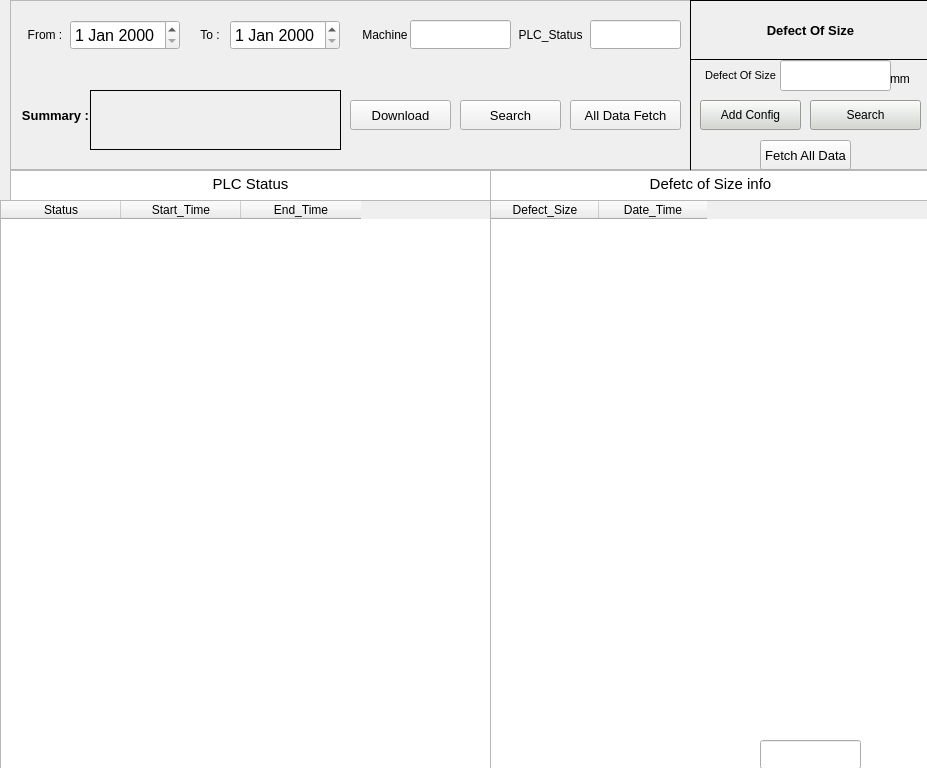
<?xml version="1.0" encoding="UTF-8"?>
<ui version="4.0">
 <class>MainWindow</class>
 <widget class="QMainWindow" name="MainWindow">
  <property name="geometry">
   <rect>
    <x>0</x>
    <y>0</y>
    <width>927</width>
    <height>768</height>
   </rect>
  </property>
  <property name="windowTitle">
   <string>MainWindow</string>
  </property>
  <widget class="QWidget" name="centralwidget">
   <widget class="QFrame" name="entry_frame">
    <property name="geometry">
     <rect>
      <x>10</x>
      <y>0</y>
      <width>1201</width>
      <height>170</height>
     </rect>
    </property>
    <property name="autoFillBackground">
     <bool>true</bool>
    </property>
    <property name="styleSheet">
     <string notr="true"/>
    </property>
    <property name="frameShape">
     <enum>QFrame::StyledPanel</enum>
    </property>
    <property name="frameShadow">
     <enum>QFrame::Raised</enum>
    </property>
    <widget class="QDateEdit" name="from_date">
     <property name="geometry">
      <rect>
       <x>60</x>
       <y>20</y>
       <width>110</width>
       <height>30</height>
      </rect>
     </property>
     <property name="font">
      <font>
       <pointsize>12</pointsize>
      </font>
     </property>
    </widget>
    <widget class="QLabel" name="to_label">
     <property name="geometry">
      <rect>
       <x>170</x>
       <y>20</y>
       <width>60</width>
       <height>30</height>
      </rect>
     </property>
     <property name="font">
      <font>
       <pointsize>9</pointsize>
      </font>
     </property>
     <property name="text">
      <string>To :</string>
     </property>
     <property name="alignment">
      <set>Qt::AlignCenter</set>
     </property>
    </widget>
    <widget class="QLabel" name="from_label">
     <property name="geometry">
      <rect>
       <x>10</x>
       <y>20</y>
       <width>50</width>
       <height>30</height>
      </rect>
     </property>
     <property name="font">
      <font>
       <pointsize>9</pointsize>
      </font>
     </property>
     <property name="text">
      <string>From :</string>
     </property>
     <property name="alignment">
      <set>Qt::AlignCenter</set>
     </property>
    </widget>
    <widget class="QLabel" name="Drum_no_label">
     <property name="geometry">
      <rect>
       <x>310</x>
       <y>20</y>
       <width>130</width>
       <height>30</height>
      </rect>
     </property>
     <property name="font">
      <font>
       <pointsize>9</pointsize>
       <italic>false</italic>
      </font>
     </property>
     <property name="autoFillBackground">
      <bool>false</bool>
     </property>
     <property name="text">
      <string>Machine</string>
     </property>
     <property name="alignment">
      <set>Qt::AlignCenter</set>
     </property>
    </widget>
    <widget class="QLineEdit" name="batch_no_lineEdit">
     <property name="geometry">
      <rect>
       <x>400</x>
       <y>20</y>
       <width>101</width>
       <height>29</height>
      </rect>
     </property>
     <property name="font">
      <font>
       <pointsize>12</pointsize>
      </font>
     </property>
    </widget>
    <widget class="QLabel" name="summary_label">
     <property name="geometry">
      <rect>
       <x>0</x>
       <y>100</y>
       <width>91</width>
       <height>30</height>
      </rect>
     </property>
     <property name="font">
      <font>
       <pointsize>10</pointsize>
       <weight>75</weight>
       <italic>false</italic>
       <bold>true</bold>
      </font>
     </property>
     <property name="autoFillBackground">
      <bool>false</bool>
     </property>
     <property name="text">
      <string>Summary :</string>
     </property>
     <property name="alignment">
      <set>Qt::AlignCenter</set>
     </property>
    </widget>
    <widget class="QLabel" name="summary_data_lable">
     <property name="geometry">
      <rect>
       <x>80</x>
       <y>90</y>
       <width>251</width>
       <height>60</height>
      </rect>
     </property>
     <property name="font">
      <font>
       <pointsize>12</pointsize>
       <weight>75</weight>
       <italic>false</italic>
       <bold>true</bold>
      </font>
     </property>
     <property name="autoFillBackground">
      <bool>false</bool>
     </property>
     <property name="frameShape">
      <enum>QFrame::Box</enum>
     </property>
     <property name="text">
      <string/>
     </property>
     <property name="alignment">
      <set>Qt::AlignCenter</set>
     </property>
    </widget>
    <widget class="QPushButton" name="download_button">
     <property name="geometry">
      <rect>
       <x>340</x>
       <y>100</y>
       <width>101</width>
       <height>30</height>
      </rect>
     </property>
     <property name="font">
      <font>
       <pointsize>10</pointsize>
      </font>
     </property>
     <property name="text">
      <string>Download</string>
     </property>
    </widget>
    <widget class="QPushButton" name="fetch">
     <property name="geometry">
      <rect>
       <x>450</x>
       <y>100</y>
       <width>101</width>
       <height>30</height>
      </rect>
     </property>
     <property name="font">
      <font>
       <pointsize>10</pointsize>
      </font>
     </property>
     <property name="text">
      <string>Search</string>
     </property>
    </widget>
    <widget class="QLabel" name="Drum_no_label_2">
     <property name="geometry">
      <rect>
       <x>500</x>
       <y>20</y>
       <width>81</width>
       <height>30</height>
      </rect>
     </property>
     <property name="font">
      <font>
       <pointsize>9</pointsize>
       <italic>false</italic>
      </font>
     </property>
     <property name="autoFillBackground">
      <bool>false</bool>
     </property>
     <property name="text">
      <string>PLC_Status</string>
     </property>
     <property name="alignment">
      <set>Qt::AlignCenter</set>
     </property>
    </widget>
    <widget class="QLineEdit" name="batch_no_lineEdit_2">
     <property name="geometry">
      <rect>
       <x>580</x>
       <y>20</y>
       <width>91</width>
       <height>29</height>
      </rect>
     </property>
     <property name="font">
      <font>
       <pointsize>12</pointsize>
      </font>
     </property>
    </widget>
    <widget class="QLabel" name="summary_data_lable_2">
     <property name="geometry">
      <rect>
       <x>680</x>
       <y>0</y>
       <width>241</width>
       <height>171</height>
      </rect>
     </property>
     <property name="font">
      <font>
       <pointsize>12</pointsize>
       <weight>75</weight>
       <italic>false</italic>
       <bold>true</bold>
      </font>
     </property>
     <property name="autoFillBackground">
      <bool>false</bool>
     </property>
     <property name="frameShape">
      <enum>QFrame::Box</enum>
     </property>
     <property name="text">
      <string/>
     </property>
     <property name="alignment">
      <set>Qt::AlignCenter</set>
     </property>
    </widget>
    <widget class="QLabel" name="summary_data_lable_3">
     <property name="geometry">
      <rect>
       <x>680</x>
       <y>0</y>
       <width>241</width>
       <height>60</height>
      </rect>
     </property>
     <property name="font">
      <font>
       <pointsize>10</pointsize>
       <weight>75</weight>
       <italic>false</italic>
       <bold>true</bold>
      </font>
     </property>
     <property name="autoFillBackground">
      <bool>false</bool>
     </property>
     <property name="frameShape">
      <enum>QFrame::Box</enum>
     </property>
     <property name="text">
      <string>Defect Of Size</string>
     </property>
     <property name="alignment">
      <set>Qt::AlignCenter</set>
     </property>
    </widget>
    <widget class="QLineEdit" name="batch_no_lineEdit_3">
     <property name="geometry">
      <rect>
       <x>770</x>
       <y>60</y>
       <width>111</width>
       <height>31</height>
      </rect>
     </property>
     <property name="font">
      <font>
       <pointsize>12</pointsize>
      </font>
     </property>
    </widget>
    <widget class="QLabel" name="Drum_no_label_3">
     <property name="geometry">
      <rect>
       <x>690</x>
       <y>60</y>
       <width>81</width>
       <height>30</height>
      </rect>
     </property>
     <property name="font">
      <font>
       <pointsize>8</pointsize>
       <italic>false</italic>
      </font>
     </property>
     <property name="autoFillBackground">
      <bool>false</bool>
     </property>
     <property name="text">
      <string>Defect Of Size</string>
     </property>
     <property name="alignment">
      <set>Qt::AlignCenter</set>
     </property>
    </widget>
    <widget class="QPushButton" name="add_config_button">
     <property name="geometry">
      <rect>
       <x>690</x>
       <y>100</y>
       <width>101</width>
       <height>30</height>
      </rect>
     </property>
     <property name="font">
      <font>
       <pointsize>9</pointsize>
      </font>
     </property>
     <property name="styleSheet">
      <string notr="true">background-color: rgb(211, 215, 207);</string>
     </property>
     <property name="text">
      <string>Add Config</string>
     </property>
     <property name="checkable">
      <bool>false</bool>
     </property>
    </widget>
    <widget class="QPushButton" name="add_config_button_2">
     <property name="geometry">
      <rect>
       <x>800</x>
       <y>100</y>
       <width>111</width>
       <height>30</height>
      </rect>
     </property>
     <property name="font">
      <font>
       <pointsize>9</pointsize>
      </font>
     </property>
     <property name="styleSheet">
      <string notr="true">background-color: rgb(211, 215, 207);</string>
     </property>
     <property name="text">
      <string>Search</string>
     </property>
     <property name="checkable">
      <bool>false</bool>
     </property>
    </widget>
    <widget class="QLabel" name="label">
     <property name="geometry">
      <rect>
       <x>880</x>
       <y>70</y>
       <width>31</width>
       <height>17</height>
      </rect>
     </property>
     <property name="text">
      <string>mm</string>
     </property>
    </widget>
    <widget class="QDateEdit" name="to_date">
     <property name="geometry">
      <rect>
       <x>220</x>
       <y>20</y>
       <width>110</width>
       <height>30</height>
      </rect>
     </property>
     <property name="font">
      <font>
       <pointsize>12</pointsize>
      </font>
     </property>
    </widget>
    <widget class="QPushButton" name="fetch_2">
     <property name="geometry">
      <rect>
       <x>560</x>
       <y>100</y>
       <width>111</width>
       <height>30</height>
      </rect>
     </property>
     <property name="font">
      <font>
       <pointsize>10</pointsize>
      </font>
     </property>
     <property name="text">
      <string>All Data Fetch</string>
     </property>
    </widget>
    <widget class="QPushButton" name="fetch_3">
     <property name="geometry">
      <rect>
       <x>750</x>
       <y>140</y>
       <width>91</width>
       <height>30</height>
      </rect>
     </property>
     <property name="font">
      <font>
       <pointsize>10</pointsize>
      </font>
     </property>
     <property name="text">
      <string>Fetch All Data</string>
     </property>
    </widget>
   </widget>
   <widget class="QTableWidget" name="tableWidget">
    <property name="geometry">
     <rect>
      <x>0</x>
      <y>200</y>
      <width>571</width>
      <height>741</height>
     </rect>
    </property>
    <property name="font">
     <font>
      <pointsize>9</pointsize>
     </font>
    </property>
    <attribute name="horizontalHeaderDefaultSectionSize">
     <number>120</number>
    </attribute>
    <column>
     <property name="text">
      <string>Status</string>
     </property>
    </column>
    <column>
     <property name="text">
      <string>Start_Time</string>
     </property>
    </column>
    <column>
     <property name="text">
      <string>End_Time</string>
     </property>
    </column>
   </widget>
   <widget class="QTableWidget" name="tableWidget_2">
    <property name="geometry">
     <rect>
      <x>490</x>
      <y>200</y>
      <width>591</width>
      <height>601</height>
     </rect>
    </property>
    <property name="font">
     <font>
      <pointsize>9</pointsize>
     </font>
    </property>
    <attribute name="horizontalHeaderDefaultSectionSize">
     <number>108</number>
    </attribute>
    <column>
     <property name="text">
      <string>Defect_Size</string>
     </property>
    </column>
    <column>
     <property name="text">
      <string>Date_Time</string>
     </property>
    </column>
   </widget>
   <widget class="QLineEdit" name="batch_no_lineEdit_4">
    <property name="geometry">
     <rect>
      <x>760</x>
      <y>740</y>
      <width>101</width>
      <height>29</height>
     </rect>
    </property>
    <property name="font">
     <font>
      <pointsize>12</pointsize>
     </font>
    </property>
   </widget>
   <widget class="QTextBrowser" name="textBrowser">
    <property name="geometry">
     <rect>
      <x>10</x>
      <y>170</y>
      <width>481</width>
      <height>31</height>
     </rect>
    </property>
    <property name="html">
     <string>&lt;!DOCTYPE HTML PUBLIC &quot;-//W3C//DTD HTML 4.0//EN&quot; &quot;http://www.w3.org/TR/REC-html40/strict.dtd&quot;&gt;
&lt;html&gt;&lt;head&gt;&lt;meta name=&quot;qrichtext&quot; content=&quot;1&quot; /&gt;&lt;style type=&quot;text/css&quot;&gt;
p, li { white-space: pre-wrap; }
&lt;/style&gt;&lt;/head&gt;&lt;body style=&quot; font-family:'Ubuntu'; font-size:11pt; font-weight:400; font-style:normal;&quot;&gt;
&lt;p align=&quot;center&quot; style=&quot; margin-top:0px; margin-bottom:0px; margin-left:0px; margin-right:0px; -qt-block-indent:0; text-indent:0px;&quot;&gt;PLC Status&lt;/p&gt;&lt;/body&gt;&lt;/html&gt;</string>
    </property>
   </widget>
   <widget class="QTextBrowser" name="textBrowser_2">
    <property name="geometry">
     <rect>
      <x>490</x>
      <y>170</y>
      <width>441</width>
      <height>31</height>
     </rect>
    </property>
    <property name="html">
     <string>&lt;!DOCTYPE HTML PUBLIC &quot;-//W3C//DTD HTML 4.0//EN&quot; &quot;http://www.w3.org/TR/REC-html40/strict.dtd&quot;&gt;
&lt;html&gt;&lt;head&gt;&lt;meta name=&quot;qrichtext&quot; content=&quot;1&quot; /&gt;&lt;style type=&quot;text/css&quot;&gt;
p, li { white-space: pre-wrap; }
&lt;/style&gt;&lt;/head&gt;&lt;body style=&quot; font-family:'Ubuntu'; font-size:11pt; font-weight:400; font-style:normal;&quot;&gt;
&lt;p align=&quot;center&quot; style=&quot; margin-top:0px; margin-bottom:0px; margin-left:0px; margin-right:0px; -qt-block-indent:0; text-indent:0px;&quot;&gt;Defetc of Size info&lt;/p&gt;&lt;/body&gt;&lt;/html&gt;</string>
    </property>
   </widget>
  </widget>
 </widget>
 <resources/>
 <connections/>
</ui>
